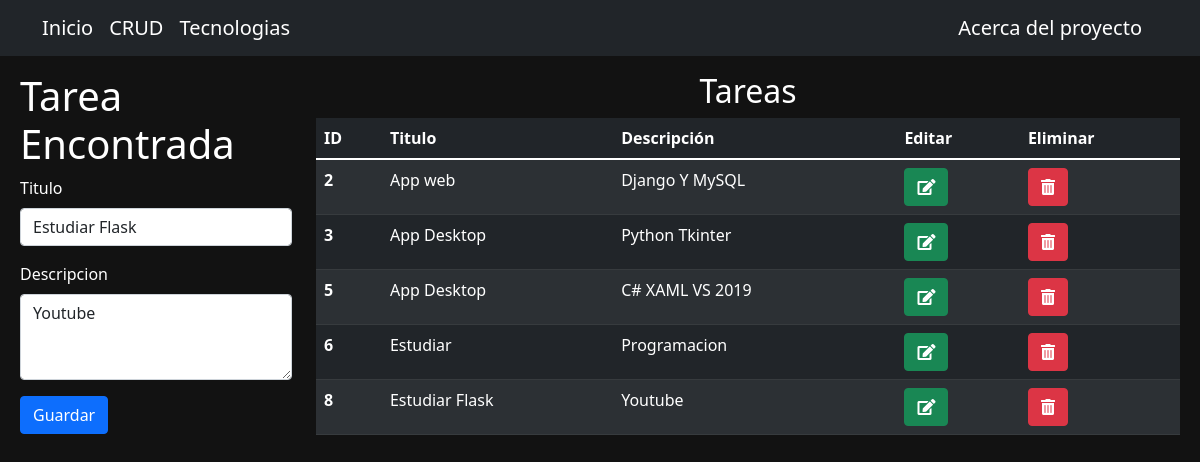
The page /crud/8 on the database as committed earlier.
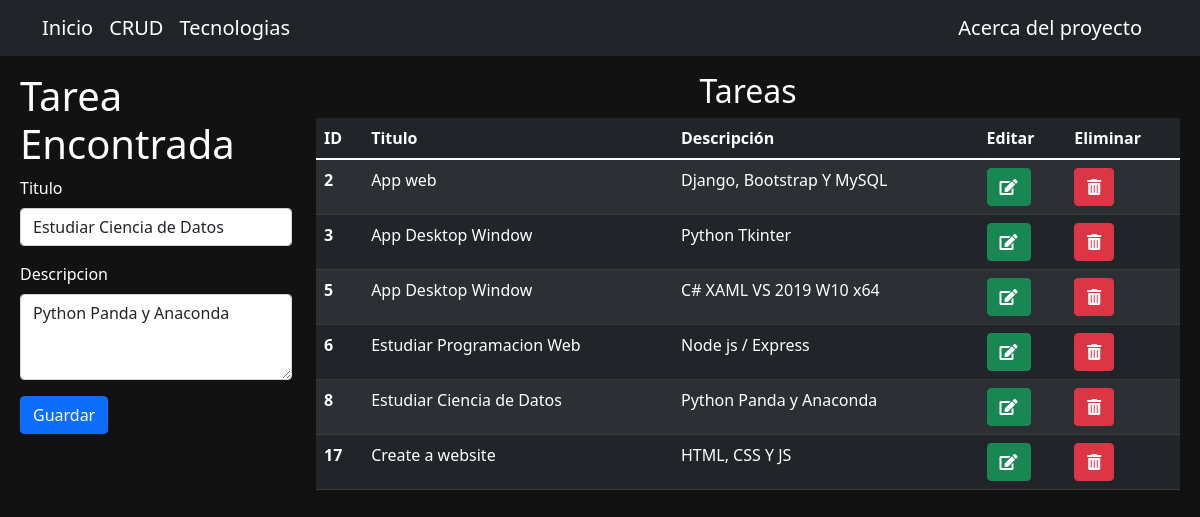
The same page on the database as committed later.
### crear/models.py (models this page shows)
class usuarios(models.Model):
    titulo = models.CharField(max_length=30)
    descripcion = models.CharField(max_length=100)

### crear/views.py (the view)
# urls.py: path('crud/<int:id>', edit, name="edit"),
def edit(request, id):
    try:
        task = tarea(id)
        return render(request, 'crear/crud.html', {"task": task, "registros": registros()})
    except:
        return render(request, 'crear/404.html', {"id": id})

### templates/crear/crud.html (shortened to what this page needs)
{% extends 'layout.html' %}
{% block content %}
    <div class="row p-2 mt-5">
        <div class="col-md-3 mt-3">
            <div class="text-white">
                {% if task %}
                    <h1>Tarea Encontrada</h1>
                    <form action="{% url 'crear:update' task.id %}" method="post"> {% csrf_token %}
                {% else %}
                    <h1>Crear Tarea</h1>
                    <form action="{% url 'crear:read_insert' %}" method="post"> {% csrf_token %}
                {% endif %}
                        <div class="mb-3">
                            <label for="exampleFormControlInput1" class="form-label">Titulo</label>
                            <input name="title" value="{{task.titulo}}" type="text" class="form-control" id="exampleFormControlInput1" placeholder="..." required>
                        </div>
                        <div class="mb-3">
                            <label for="exampleFormControlTextarea1" class="form-label">Descripcion</label>
                                <textarea name="description" class="form-control" id="exampleFormControlTextarea1" rows="3" required>{{task.descripcion}}</textarea>
                            </div>
                        <input type="submit" value="Guardar" class="btn btn-primary">
                    </form>
            </div>
        </div>
        <div class="col-md-9 mt-3">
            <div class="text-white">
                <h2 class="text-center">Tareas</h2>
                {% include 'partials/_table.html' %}
            </div>
        </div>
    </div>
{% endblock %}

### templates/partials/_table.html
<table class="table table-dark table-striped">
    <thead>
      <tr>
        <th scope="col">ID</th>
        <th scope="col">Titulo</th>
        <th scope="col">Descripción</th>
        <th scope="col">Editar</th>
        <th scope="col">Eliminar</th>
      </tr>
    </thead>
    <tbody>
        {% for registro in registros %}
            <tr>
                <th scope="row">{{registro.id}}</th>
                <td>{{registro.titulo}}</td>
                <td>{{registro.descripcion}}</td>
                <td><a href="{% url 'crear:edit' registro.id %}" class="btn btn-success"><i class="fas fa-edit"></i></a></td>
                <td><a href="{% url 'crear:deleted' registro.id %}" class="btn btn-danger"><i class="fas fa-trash-alt"></i></a></td>
            </tr>
        {% endfor %}
    </tbody>
  </table>

Rows that differ between the two databases and show on the page:
changed usuarios id 8: title "Estudiar Flask" → "Estudiar Ciencia de Datos"; description "Youtube" → "Python Panda y Anaconda"; titulo "Estudiar Flask" → "Estudiar Ciencia de Datos"; descripcion "Youtube" → "Python Panda y Anaconda"
changed usuarios "App web": descripcion "Django Y MySQL" → "Django, Bootstrap Y MySQL"
changed usuarios "Python Tkinter": titulo "App Desktop" → "App Desktop Window"
changed usuarios id 5: titulo "App Desktop" → "App Desktop Window"; descripcion "C# XAML VS 2019" → "C# XAML VS 2019 W10 x64"
changed usuarios id 6: titulo "Estudiar" → "Estudiar Programacion Web"; descripcion "Programacion" → "Node js / Express"
added usuarios: id "17", titulo "Create a website", descripcion "HTML, CSS Y JS"
